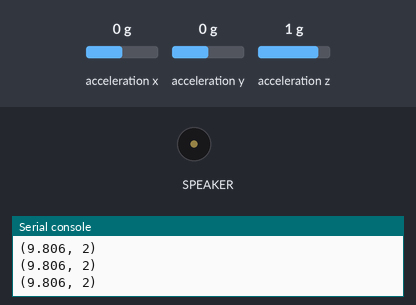
Recording of a program running on a simulated Circuit Playground running CircuitPython. On the bench: buzzer (waves = sounding), the last lines printed to the serial console. Inputs (shaded band) come from the test bench; at power-on: acceleration z 1 g, acceleration x 0 g, acceleration y 0 g. Audio playback is drawn as a buzzer.

Above: at 1.2 s.
1.3 s: acceleration z set to 0.4 g
2.8 s: acceleration z set to 0.1 g
At 3.6 s:
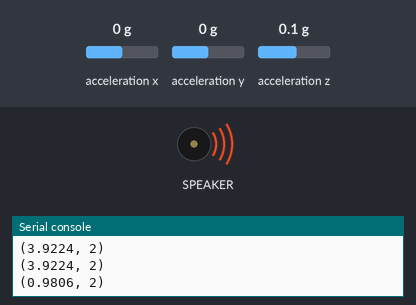
5.8 s: acceleration x set to -0.3 g
At 6.6 s:
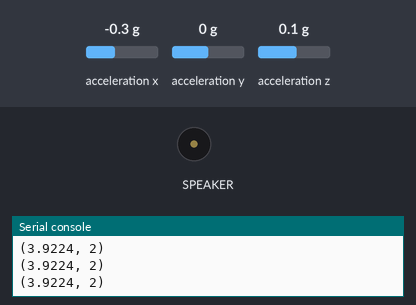
Timing chart, 0 to 8.8 s (numbered marks = the images above; inputs shaded):
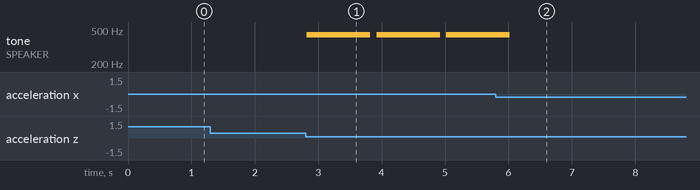

The program:

code.py
```python
from adafruit_circuitplayground.express import cpx
import time

while True:
    x, y, z = cpx.acceleration
    sum_accel = abs(x) + abs(y) + abs(z)
    print((sum_accel, 2))
    if sum_accel < 2:
        cpx.play_file("yikes.wav")
    time.sleep(0.1)


        
```

Measured:
- the behaviour switches between 0.3 and 0.2 g on acceleration z (found by bisection; images 0 and 1)
- the behaviour switches between -0.1 and -0.2 g on acceleration x (found by bisection; images 1 and 2)
- after the input at 2.8 s, tone on SPEAKER: alternates 440 Hz for 1.0 s and silent for 0.10 s, starting at once
- after the input at 5.8 s, tone on SPEAKER: goes on until 6.0 s, then stays silent
